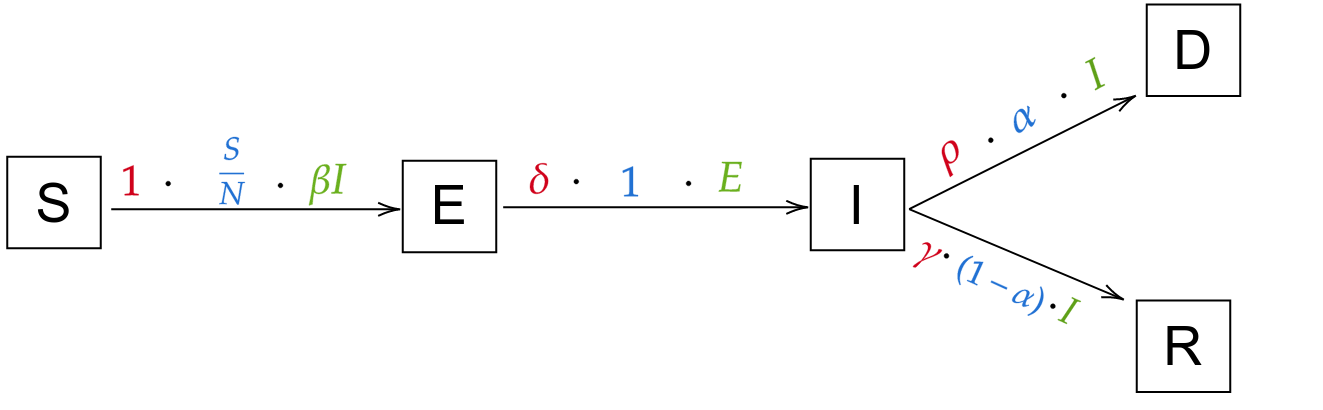
#> input picture compartments.png, 1323 x 410 px
$ python numpy_images.py
#> lines starting #> are read from the running program, lines starting #| are printed output that depends on the picture
# https://www.pythoninformer.com/python-libraries/numpy/numpy-and-images/
import numpy as np

width = 100
height = 50

array = np.zeros([height, width, 3], dtype=np.uint8)

# fill with orange pixels (RGB values in brackets)
array[:30,:] = [255, 128, 0]
array[30:,:] = [128, 0, 128]

# save image
from PIL import Image

img = Image.fromarray(array)
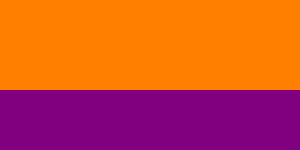
#> img: PIL image 100x50 RGB (shown 3 times larger); mean R, G, B 204.2, 76.8, 51.2
img.save('testrgb.png')

# editing an actual image
img_file_path = "compartments.png"
comps_img = Image.open(img_file_path, 'r')
#> comps_img is the input picture: PIL image 1323x410 RGBA; mean R, G, B, A 0.7, 0.8, 0.8, 5.2

# print(comps_img.size)
img_array = np.array(comps_img)

print(img_array[0,0])
#| [0 0 0 0]

# still broken
test_val = 0
#> (the run stopped early here; a loop or call above may not have finished)
